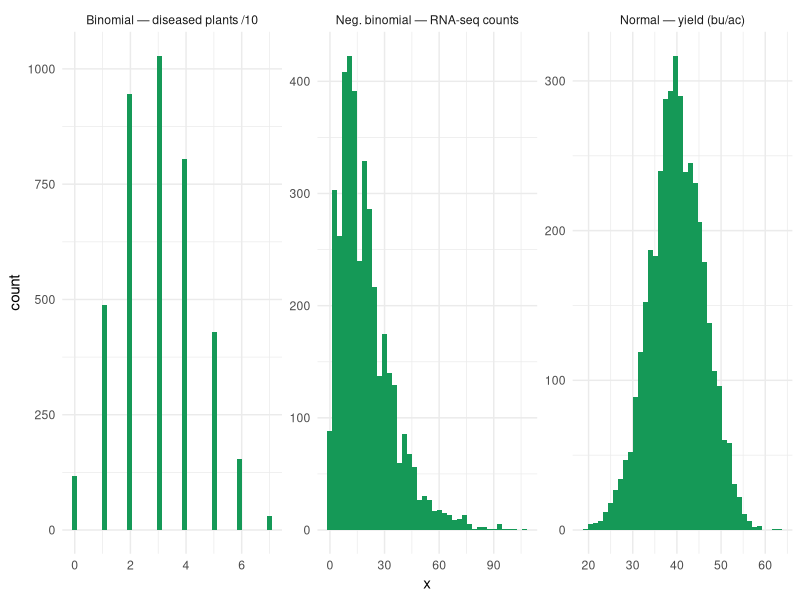

Recreate this plot in R.
## ---- chunk 1
#| code-fold: true
#| fig-height: 3.2
library(tidyverse)
set.seed(1)
d <- bind_rows(
  tibble(x = rnorm(4000, 40, 6),        dist = "Normal — yield (bu/ac)"),
  tibble(x = rbinom(4000, 10, .3),      dist = "Binomial — diseased plants /10"),
  tibble(x = rnbinom(4000, mu = 20, size = 2), dist = "Neg. binomial — RNA-seq counts")
)
ggplot(d, aes(x)) + geom_histogram(bins = 40, fill = "#159957") +
  facet_wrap(~dist, scales = "free") + theme_minimal()
## ---- chunk 2
t.test(extra ~ group, data = sleep)   # classic built-in example
